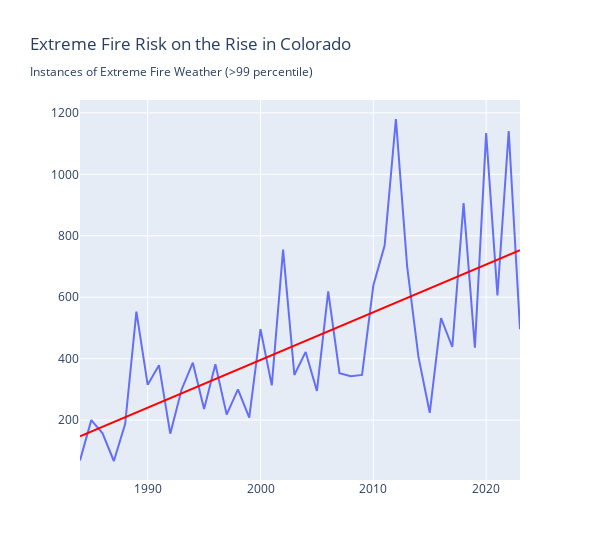

Source (notebook cell):
### Code cell
import statsmodels.api as sm

data = pd.read_csv('../../data/UNSEEN/wildfire/cems/preprocessed/ERA5_extreme_fwi_CO.csv')

# Create a line plot with 'year' on the x-axis and 'p99_count' on the y-axis
fig = px.line(data, x='year', y='p99_count', title='Extreme Fire Risk on the Rise in Colorado<br><sub>Instances of Extreme Fire Weather (>99 percentile)</sub>')

# Fit an ordinary least squares regression model to the data
X = sm.add_constant(data['year'])  # Add a constant term to the predictor
model = sm.OLS(data['p99_count'], X)
results = model.fit()

# Get the fitted values from the model
data['trend'] = results.fittedvalues

# Add a trend line to the plot
fig.add_trace(
    go.Scatter(
        x=data['year'],
        y=data['trend'],
        mode='lines',
        marker=dict(color="red"),
        name='Trend',
        showlegend=False
    )
)

fig.update_layout(autosize=False, width=600)
fig.update_yaxes(title_text='')
fig.update_xaxes(title_text='')


fig.show()

### Figure 1 — Plotly figure (JSON) as saved in the notebook; plotly's stock layout.template omitted (floating-point values rounded to 4 significant figures)
{"data": [{"hovertemplate": "year=%{x}<br>p99_count=%{y}<extra></extra>", "legendgroup": "", "line": {"color": "#636efa", "dash": "solid"}, "marker": {"symbol": "circle"}, "mode": "lines", "name": "", "orientation": "v", "showlegend": false, "type": "scatter", "x": [1984, 1985, 1986, 1987, 1988, 1989, 1990, 1991, 1992, 1993, 1994, 1995, 1996, 1997, 1998, 1999, 2000, 2001, 2002, 2003, 2004, 2005, 2006, 2007, 2008, 2009, 2010, 2011, 2012, 2013, 2014, 2015, 2016, 2017, 2018, 2019, 2020, 2021, 2022, 2023], "xaxis": "x", "y": [69, 200, 157, 67, 187, 553, 315, 379, 156, 299, 387, 236, 382, 218, 300, 208, 496, 313, 755, 347, 422, 295, 619, 353, 343, 347, 638, 768, 1180, 699, 406, 224, 532, 438, 906, 436, 1134, 606, 1141, 496], "yaxis": "y"}, {"marker": {"color": "red"}, "mode": "lines", "name": "Trend", "showlegend": false, "type": "scatter", "x": [1984, 1985, 1986, 1987, 1988, 1989, 1990, 1991, 1992, 1993, 1994, 1995, 1996, 1997, 1998, 1999, 2000, 2001, 2002, 2003, 2004, 2005, 2006, 2007, 2008, 2009, 2010, 2011, 2012, 2013, 2014, 2015, 2016, 2017, 2018, 2019, 2020, 2021, 2022, 2023], "y": [147.4, 163.0, 178.5, 194.0, 209.5, 225.1, 240.6, 256.1, 271.6, 287.2, 302.7, 318.2, 333.7, 349.3, 364.8, 380.3, 395.8, 411.4, 426.9, 442.4, 457.9, 473.5, 489.0, 504.5, 520.0, 535.6, 551.1, 566.6, 582.1, 597.7, 613.2, 628.7, 644.2, 659.8, 675.3, 690.8, 706.3, 721.9, 737.4, 752.9]}], "layout": {"autosize": false, "legend": {"tracegroupgap": 0}, "title": {"text": "Extreme Fire Risk on the Rise in Colorado<br><sub>Instances of Extreme Fire Weather (>99 percentile)</sub>"}, "width": 600, "xaxis": {"anchor": "y", "domain": [0, 1], "title": {"text": ""}}, "yaxis": {"anchor": "x", "domain": [0, 1], "title": {"text": ""}}}}
